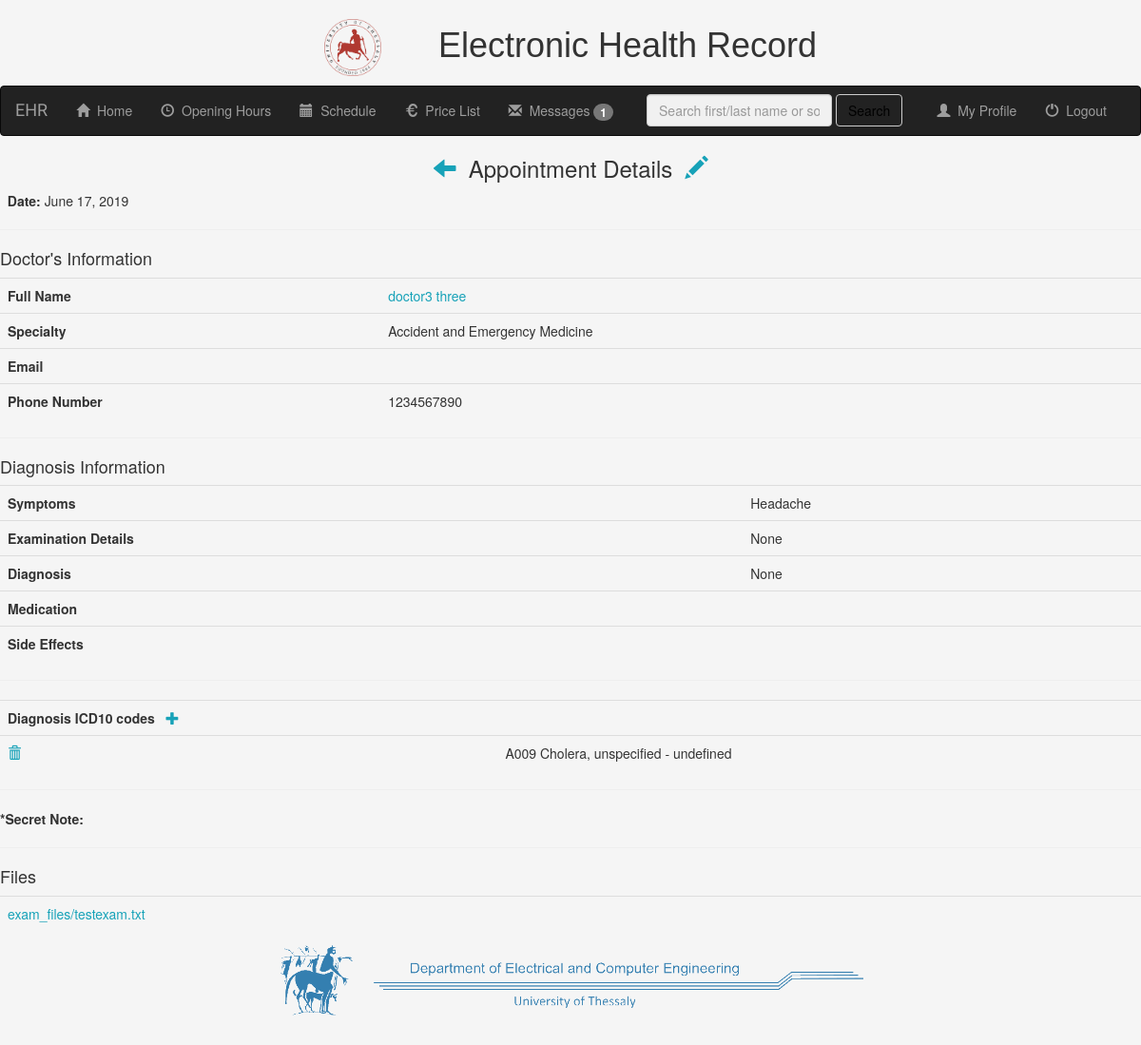
The page /mr/patient_details/appointments_detail/65/ (signed in) on the database its author committed.
### mr/models.py (models this page shows, shortened)
class Appointments(models.Model):
    patient = models.ForeignKey(PatientProfile, on_delete=models.CASCADE)
    doctor = models.ForeignKey(UserProfile, on_delete=models.CASCADE)
    date = models.DateField(null=False, default=date.today)
    symptoms_description = models.CharField(max_length=1000, blank=True)
    diagnosis = models.CharField(max_length=2000, default='None')
    examination_description = models.CharField(max_length=5000, default='None')
    medication = models.CharField(max_length=500, blank=True)
    medication_side_effects = models.CharField(max_length=1000, blank=True)
    secret_note = models.CharField(max_length=1000, blank=True)

class UserProfile(models.Model):
    user = models.OneToOneField(User, on_delete=models.CASCADE)
    specialties_list = (
        ('Accident_and_Emergency_Medicine', 'Accident and Emergency Medicine'),
        ('Allergiology', 'Allergiology'),
        ('Anesthetics', 'Anesthetics'),
        ('Cardiology', 'Cardiology'),
        ('Child_Psychiatry', 'Child Psychiatry'),
        ('Clinical_Biology', 'Clinical Biology'),
        ('Clinical_Chemistry', 'Clinical Chemistry'),
        ('Clinical_Neurophysiology', 'Clinical Neurophysiology'),
        ('Dental_Oral_Maxillo-facial_surgery', 'Dental, Oral and Maxillo-facial Surgery'),
        ('Dermato-Venereology', 'Dermato-Venereology'),
        ('Dermatology', 'Dermatology'),
        ('Endocrinology', 'Endocrinology'),
        ('Family_and_general_Medicine', 'Family and General Medicine'),
        ('Fictional_Medical_Specialist', 'Fictional Medical Specialist'),
        ('Gastro-enterologic_Surgery', 'Gastro-enterologic Surgery'),
        ('Gastroenterology', 'Gastroenterology'),
        ('General_Hematology', 'General Hematology'),
        ('General_Practice', 'General Practice'),
        ('General_Surgery', 'General Surgery'),
        ('Geriatrics', 'Geriatrics'),
        ('Immunology', 'Immunology'),
        ('Infectious_Diseases', 'Infectious Diseases'),
        ('Internal_Medicine', 'Internal Medicine'),
        ('Laboratory_Medicine', 'Laboratory Medicine'),
        ('Maxillo-facial_Surgery', 'Maxillo-facial Surgery'),
        ('Microbiology', 'Microbiology'),
        ('Nephrology', 'Nephrology'),
        ('Neuro-psychiatry', 'Neuro-psyciatry'),
        ('Neurosurgery', 'Neurosurgery'),
        ('Nuclear_Medicine', 'Nuclear Medicine'),
        ('Obstetrics_and_Gynecology', 'Obstetrics and Gynecology'),
        ('Occupational_Medicine', 'Occupational Medicine'),
        ('Opthalmology', 'Ophtalmology'),
        ('Orthopaedics', 'Orthopaedics'),
        ('Otorhinolaryngology', 'Otorhinolaryngology'),
        ('Paediatrics', 'Paediatrics'),
        ('Paediatrics_Surgery', 'Paediatrics Surgery'),
        ('Pathology', 'Pathology'),
        ('Physical_Medicine_and_Rehabilitation', 'Physical Medicine and Rehabilitation'),
        ('Plastic_Surgery', 'Plastic Surgery'),
        ('Pneumology', 'Pneumology'),
        ('Podiatric_Surgery', 'Podiatric Surgery'),
        ('Psychiatry', 'Psychiatry'),
        ('Public_health_and_Preventive_Medicine', 'Public Health and Preventive Medicine'),
        ('Radiation_Oncology', 'Radiation Oncology'),
        ('Respiratory_Medicine', 'Respiratory Medicine'),
        ('Rheumatogoly', 'Rheumatology'),
        ('Stomatology', 'Stomatology'),
        ('Thoragic_Surgery', 'Thoragic Surgery'),
        ('Tropical_Medicine', 'Tropical Medicine'),
        ('Urology', 'Urology'),
        ('Vascular_Surgery', 'Vascular Surgery'),
        ('Venereology', 'Venereology')
    )
    specialty = models.CharField(max_length=100, choices=specialties_list, default='General_Practice')
    city = models.CharField(max_length=50, blank=True)
    address = models.CharField(max_length=50, blank=True)
    phone = models.CharField(max_length=12, blank=True)

class App_icd10(models.Model):
    appointment = models.ForeignKey(Appointments, on_delete=models.CASCADE)
    icd10_code = models.CharField(max_length=1000, blank=False)

class App_files(models.Model):
    appointment = models.ForeignKey(Appointments, on_delete=models.CASCADE)
    upload = models.FileField(upload_to='exam_files/')
    def __str__(self):
        return self.upload.name

### mr/views.py (the view)
# urls.py: path('patient_details/appointments_detail/<int:pk>/', views.appointments_detail.as_view(), name='appointments_detail'),
class appointments_detail(generic.DetailView):
    model = Appointments
    template = 'mr/app_details.html'
    def get_context_data(self, **kwargs):
        context = super(appointments_detail, self).get_context_data(**kwargs)
        self.request.session['app_id'] = self.kwargs['pk']
        context['icd10_list'] = App_icd10.objects.filter(appointment__id=self.kwargs['pk'])
        context['app_files'] = App_files.objects.filter(appointment__id=self.kwargs['pk'])
        context['received_messages'] = Message.objects.filter(receiver=self.request.user, was_read=False)
        return context

### mr/templates/mr/appointments_detail.html (shortened to what this page needs)
{% extends 'mr/base.html' %}
{% block body_block %}
    <h3 align="center"><a href="{% url 'mr:patient_details' appointments.patient.id %}"><span class="glyphicon glyphicon-arrow-left"></span></a>&nbsp; Appointment Details &nbsp;<a href="{% url 'mr:update_appointment' appointments.id %}"><span class="glyphicon glyphicon-pencil"></span></a></h3>
        <strong>&nbsp; Date:</strong> {{ appointments.date }}
    <hr>
    <h4>Doctor's Information</h4>
    <table class="table">
        <tr>
            <th>Full Name</th>
            <td><a href="{% url 'mr:doctor_detail' appointments.doctor.id %}">{{ appointments.doctor.user.get_full_name }}</a></td>
        </tr>
        <tr>
            <th>Specialty</th>
            <td>{{ appointments.doctor.get_specialty_display }}</td>
        </tr>
        <tr>
            <th>Email</th>
            <td>{{ appointment.doctor.user.email }}</td>
        </tr>
        <tr>
            <th>Phone Number</th>
            <td>{{ appointments.doctor.phone }}</td>
        </tr>
    </table>
    <hr>
    <h4>Diagnosis Information</h4>
    <table class="table">
        <tr>
            <th>Symptoms</th>
            <td>{{ appointments.symptoms_description }}</td>
        </tr>
        <tr>
            <th>Examination Details</th>
            <td>{{ appointments.examination_description }}</td>
        </tr>
        <tr>
            <th>Diagnosis</th>
            <td>{{ appointments.diagnosis }}</td>
        </tr>
        <tr>
            <th>Medication</th>
            <td>{{ appointments.medication }}</td>
        </tr>
        <tr>
            <th>Side Effects</th>
            <td>{{ appointments.medication_side_effects }}</td>
        </tr>
    </table>
    <hr>
    <table class="table">
        <tr>
            <th>Diagnosis ICD10 codes &nbsp;&nbsp;<a href="{% url 'mr:add_icd10' %}" class="glyphicon glyphicon-plus"></a></th>
            <th></th>
        </tr>
        {% for code in icd10_list %}
            <tr>
                <td><a data-toggle="modal" data-target="#modalicd10DeletePrice{{ code.id }}"><span class="glyphicon glyphicon-trash"></span></a></td>
                <td>{{ code.icd10_code }}</td>
            </tr>
        {% endfor %}
    </table>
    <hr>
    <strong>*Secret Note:</strong> &nbsp;{{ appointments.secret_note }}
    <hr>
    <h4>Files</h4>
    <table class="table">
        {% for file in app_files %}
        <tr>
            <td><a href="{{ file.upload.path }}" download>{{ file }}</a></td>
        </tr>
        {% endfor %}
    </table>
{% endblock %}

### mr/static/mr/css/style.css (style rules this page uses)
body { background-color: whitesmoke; height: 90%; margin-bottom: 10%; }
a { color: #17a2b8; }

### rows shown on the page
Appointments: date "June 17, 2019", doctor.user.get_full_name "doctor3 three", doctor.specialty "Accident and Emergency Medicine", doctor.phone "1234567890", symptoms_description "Headache", examination_description "None", diagnosis "None"
App_icd10: icd10_code "A009 Cholera, unspecified - undefined"
App_files: upload "exam_files/testexam.txt"

### other values the page prints
{{ received_messages.count }} "1"
